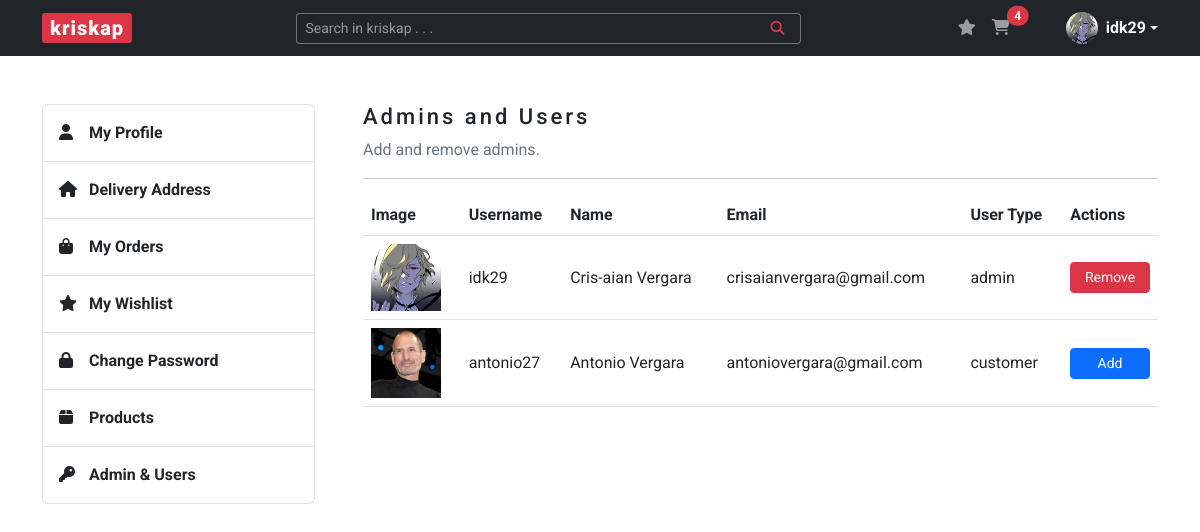
Page /admin (signed in) on the earlier database version.
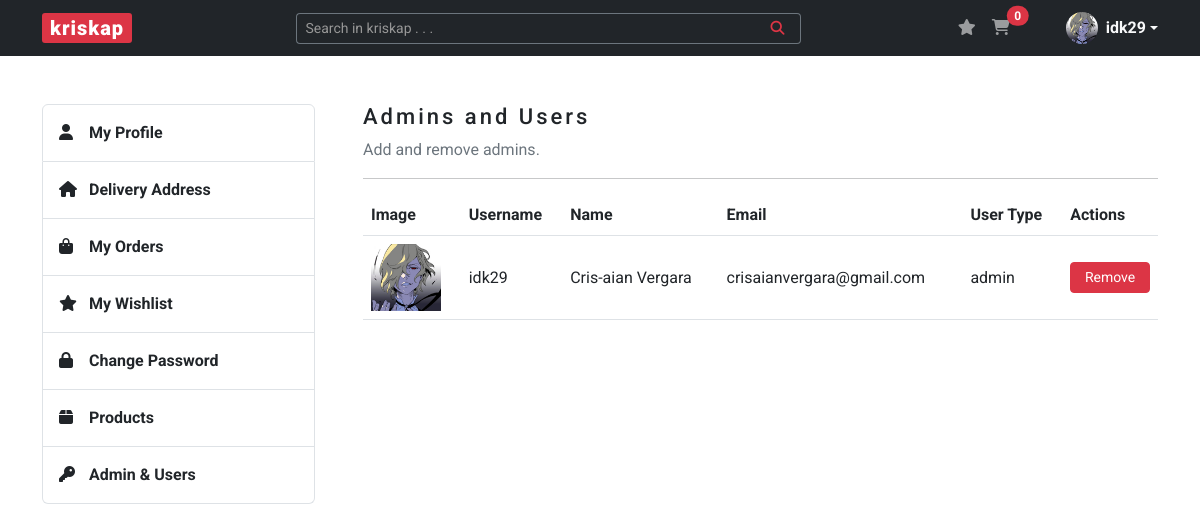
Same page on the later database version.
### kriskap/models.py (models this page shows)
class User(db.Model, UserMixin):
    __tablename__ = "users"
    id = db.Column(db.Integer, primary_key=True)
    user_type = db.Column(db.String(20), nullable=False)
    username = db.Column(db.String(20), unique=True, nullable=False)
    name = db.Column(db.String(100), nullable=False)
    email = db.Column(db.String(100), unique=True, nullable=False)
    image_file = db.Column(db.String(250), nullable=False, default="default.png")
    password = db.Column(db.String(100), nullable=False)
    carts = relationship("Cart", back_populates="buyer")
    wishlists = relationship("Wishlist", back_populates="wisher")
    addresses = relationship("Address", back_populates="buyer")

### kriskap/admins/routes.py (the view)
@admins.route("/admin")
@login_required
@admin_only
def admin():
    users = User.query.all()
    return render_template("admin.html", title="Admin", users=users)

### kriskap/models.py (called while the page is built)
@login_manager.user_loader
def load_user(user_id):
    return User.query.get(int(user_id))

### kriskap/users/utils.py (called while the page is built)
def admin_only(f):
    @wraps(f)
    def decorated_function(*args, **kwargs):
        if current_user.user_type != "admin":
            return abort(403)
        return f(*args, **kwargs)
    return decorated_function

### kriskap/templates/admin.html (shortened to what this page needs)
{% extends "base.html" %}
{% block content %}
    <section id="section-admin" class="content-section mb-5">
        <div class="row justify-content-between">
            {% include "aside.html" %}
            <div class="col-lg-9 ps-lg-5">
                <h3>Admins and Users</h3>
                <p class="text-secondary">Add and remove admins.</p>
                <hr>
                <table class="table">
                    <thead>
                      <tr>
                        <th scope="col">Image</th>
                        <th scope="col">Username</th>
                        <th scope="col">Name</th>
                        <th scope="col">Email</th>
                        <th scope="col">User Type</th>
                        <th scope="col">Actions</th>
                      </tr>
                    </thead>
                    <tbody>
                    {% for user in users %}
                        <tr class="align-middle">
                            <td><img width="70px" src="{{ url_for('static', filename='img/profile_pics/' + user.image_file) }}" alt="Image Preview" class="image_view"></td>
                            <td>{{ user.username }}</td>
                            <td>{{ user.name }}</td>
                            <td>{{ user.email }}</td>
                            <td>{{ user.user_type }}</td>
                            <td>
                                {% if user.user_type != "admin" %}
                                    <a href="{{ url_for('admins.add_admin', user_id = user.id) }}" class="btn btn-primary btn-sm w-100">Add</a>
                                {% else %}
                                    <a href="#removeModal{{ user.id }}" class="btn btn-danger btn-sm w-100" data-bs-toggle="modal">Remove</a>
                                {% endif %}
                            </td>
                        </tr>
                    {% endfor %}
                    </tbody>
                </table>
            </div>
        </div>
    </section>
{% endblock %}

### kriskap/templates/base.html (shortened to what this page needs)
<!DOCTYPE html>
<html lang="en">
<head>
    <link rel="stylesheet" href="https://cdn.jsdelivr.net/npm/bootstrap@5.3.0-alpha1/dist/css/bootstrap.min.css">
    <link rel="stylesheet" href="{{ url_for('static', filename='css/styles.css') }}">
</head>
<body>
    <header>
        <nav class="navbar navbar-expand-lg navbar-dark bg-dark">
            <div class="container">
                <a class="navbar-brand px-2 py-0" href="{{ url_for('main.home') }}">kriskap</a>
                <div class="collapse navbar-collapse" id="navbarSupportedContent">
                    <form class="d-flex ms-auto form-search w-50" role="search">
                        <div class="input-group input-group-sm">
                            <input type="text" class="form-control text-bg-dark border-secondary border-end-0" placeholder="Search in kriskap . . ." aria-label="Search in kriskap . . ." aria-describedby="button-addon">
                            <button class="btn btn-outline-danger border-start-0 border-secondary" type="button" id="button-addon"><i class="fa-solid fa-magnifying-glass px-2"></i></button>
                        </div>
                    </form>
                    <ul class="navbar-nav ms-auto mb-2 mb-lg-0 notification-cart">
                        <li class="nav-item">
                            <a href="{{ url_for('wishlists.wishlist') }}" class="nav-link d-inline-block">
                                <i class="fa-solid fa-star"></i>
                            </a>
                        </li>
                        <li class="nav-item me-5">
                            <a href="{{ url_for('carts.cart') }}" class="nav-link position-relative d-inline-block">
                                <i class="fa-solid fa-cart-shopping"></i>
                                {% if current_user.is_authenticated %}
                                    <span id="cartTotal" class="position-absolute start-100 translate-middle badge rounded-pill bg-danger">
                                        {% set items = [] %}
                                        {{ items | sum }}
                                    </span>
                                {% endif %}
                            </a>
                        </li>
                        {% if current_user.is_authenticated %}
                        <li class="dropdown d-flex align-items-center">
                            <a href="#" class="d-flex align-items-center text-light text-decoration-none dropdown-toggle" data-bs-toggle="dropdown" aria-expanded="false">
                                <img src="{{ url_for('static', filename='img/profile_pics/' + current_user.image_file) }}" alt="" width="32" height="32" class="rounded-circle me-2">
                                <strong>{{ current_user.username }}</strong>
                            </a>
                        </li>
                        {% endif %}
                    </ul>
                </div>
            </div>
        </nav>
    </header>
    <main class="container mt-5">
        {% block content %} {% endblock %}
    </main>
</body>
</html>

### kriskap/templates/aside.html
<aside class="col-lg-3 pe-0 mb-3">
    <div class="list-group">
        <a class="list-group-item list-group-item-action py-3" href="{{ url_for('users.account') }}"><i class="fa-solid fa-user"></i>My Profile</a>
        <a class="list-group-item list-group-item-action py-3" href="{{ url_for('addresses.address') }}"><i class="fa-solid fa-house"></i>Delivery Address</a>
        <a class="list-group-item list-group-item-action py-3" href="#"><i class="fa-solid fa-bag-shopping"></i>My Orders</a>
        <a class="list-group-item list-group-item-action py-3" href="{{ url_for('wishlists.wishlist') }}"><i class="fa-solid fa-star"></i>My Wishlist</a>
        <a class="list-group-item list-group-item-action py-3" href="{{ url_for('password.change_password') }}"><i class="fa-solid fa-lock"></i>Change Password</a>
        {% if current_user.user_type == "admin" %}
            <a class="list-group-item list-group-item-action py-3" href="{{ url_for('products.product') }}"><i class="fa-solid fa-box"></i>Products</a>
            <a class="list-group-item list-group-item-action py-3" href="{{ url_for('admins.admin') }}"><i class="fa-solid fa-key"></i>Admin & Users</a>
        {% endif %}
    </div>
</aside>

### kriskap/static/css/styles.css (style rules this page uses)
body { font-family: 'Roboto', sans-serif; color: #212529; }
h3, legend { font-size: 1.375rem; font-weight: 500; line-height: 1.65rem; letter-spacing: 3px; }
a { color: #212529; text-decoration: none; }
.navbar-brand { background-color: #DC3545; border-radius: 3px; font-weight: 900; letter-spacing: 1px; }
.form-control::placeholder { color: #979797; opacity: 1; }
.list-group-item { font-weight: 700; }
.list-group-item i { width: 1.875rem; }

Differences in the rows shown:
removed User: image_file (picture), username "antonio27", name "Antonio Vergara", email "antoniovergara@gmail.com", user_type "customer"
Other differences:
{{ items | sum }}: "4" → "0"
